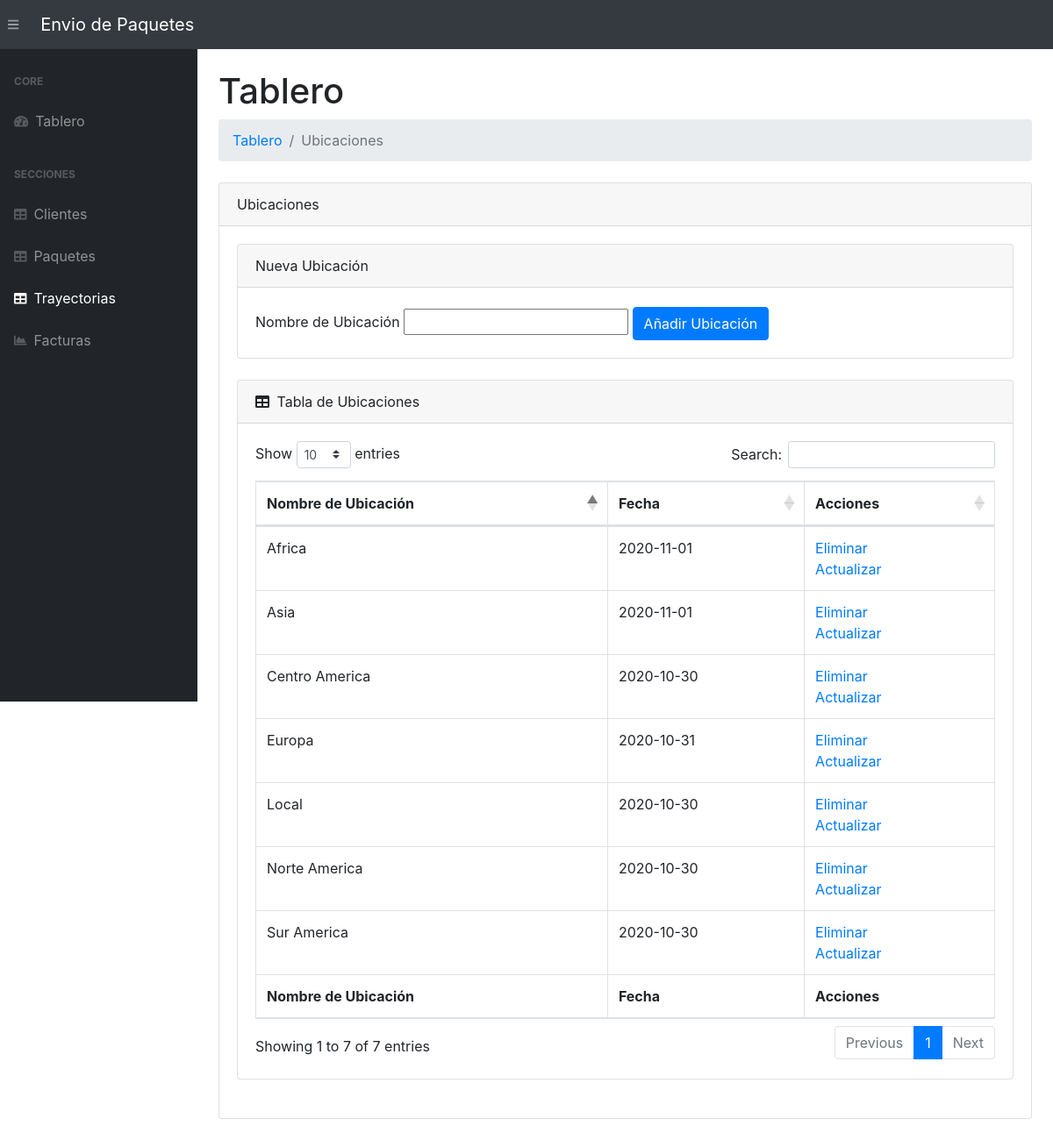
Page /locations/ on the committed database.
### app.py (models this page shows, shortened)
class Location(db.Model):
    __tablename__   = 'locations'
    location_id     = db.Column(db.String(200), primary_key=True)
    date_created    = db.Column(db.DateTime, default=datetime.utcnow)

### app.py (the view)
@app.route('/locations/', methods=["POST", "GET"])
def viewLocation():
    if (request.method == "POST") and ('location_name' in request.form):
        location_name = request.form["location_name"]
        new_location = Location(location_id=location_name)
        try:
            db.session.add(new_location)
            db.session.commit()
            return redirect("/locations/")
        except:
            locations = Location.query.order_by(Location.date_created).all()
            return "Ha habido un error añadiendo la ubicación"
    else:
        locations = Location.query.order_by(Location.date_created).all()
        return render_template("locations.html", locations=locations)

### templates/locations.html (shortened to what this page needs)
{% extends 'base.html' %}
{% block content %}
<main>
    <div class="container-fluid">
        <h1 class="mt-4">Tablero</h1>
        <ol class="breadcrumb mb-4">
            <li class="breadcrumb-item"><a href="/">Tablero</a></li>
            <li class="breadcrumb-item active">Ubicaciones</li>
        </ol>
        <div class="card mb-4">
            <div class="card-header">Ubicaciones</div>
            <div class="card-body">
                <div class="card mb-4">
                    <div class="card-header">Nueva Ubicación</div>
                    <div class="card-body">
                        <form action="/locations/" method="POST" id="location_form">
                            <label for="location_name" class="col-form-label">Nombre de Ubicación</label>
                            <input type="text" name="location_name" id="location_name">
                            <input type="submit" id="submitLocation" value="Añadir Ubicación" class="btn btn-primary">
                        </form>
                    </div>
                </div>
                <div class="card mb-4">
                <div class="card-header">
                    <i class="fas fa-table mr-1"></i>
                    Tabla de Ubicaciones
                </div>
                <div class="card-body">
                    <div class="table-responsive">
                        {% if locations|length < 1 %}
                        <h4>There are no Locations, add one above</h4>
                        {% else %}
                        <table class="table table-bordered" id="dataTable" width="100%" cellspacing="0">
                            <thead>
                                <tr>
                                    <th>Nombre de Ubicación</th>
                                    <th>Fecha</th>
                                    <th>Acciones</th>
                                </tr>
                            </thead>
                            <tfoot>
                                <tr>
                                    <th>Nombre de Ubicación</th>
                                    <th>Fecha</th>
                                    <th>Acciones</th>
                                </tr>
                            </tfoot>
                            <tbody>
                                {% for location in locations %}
                                <tr>
                                    <td>{{ location.location_id }}</td>
                                    <td>{{ location.date_created.date() }}</td>
                                    <td>
                                        <a href="/delete-location/{{ location.location_id }}">Eliminar</a>
                                        <br>
                                        <a href="/update-location/{{ location.location_id }}">Actualizar</a>
                                    </td>
                                </tr>
                                {% endfor %}
                            </tbody>
                        </table>
                        {% endif %}
                </div>
            </div>
                </div>
            </div>
        </div>
    </div>
</main>
{% endblock %}

### rows in the picture
Location: location_id "Local", date_created "2020-10-30"
Location: location_id "Centro America", date_created "2020-10-30"
Location: location_id "Norte America", date_created "2020-10-30"
Location: location_id "Sur America", date_created "2020-10-30"
Location: location_id "Europa", date_created "2020-10-31"
Location: location_id "Asia", date_created "2020-11-01"
Location: location_id "Africa", date_created "2020-11-01"
